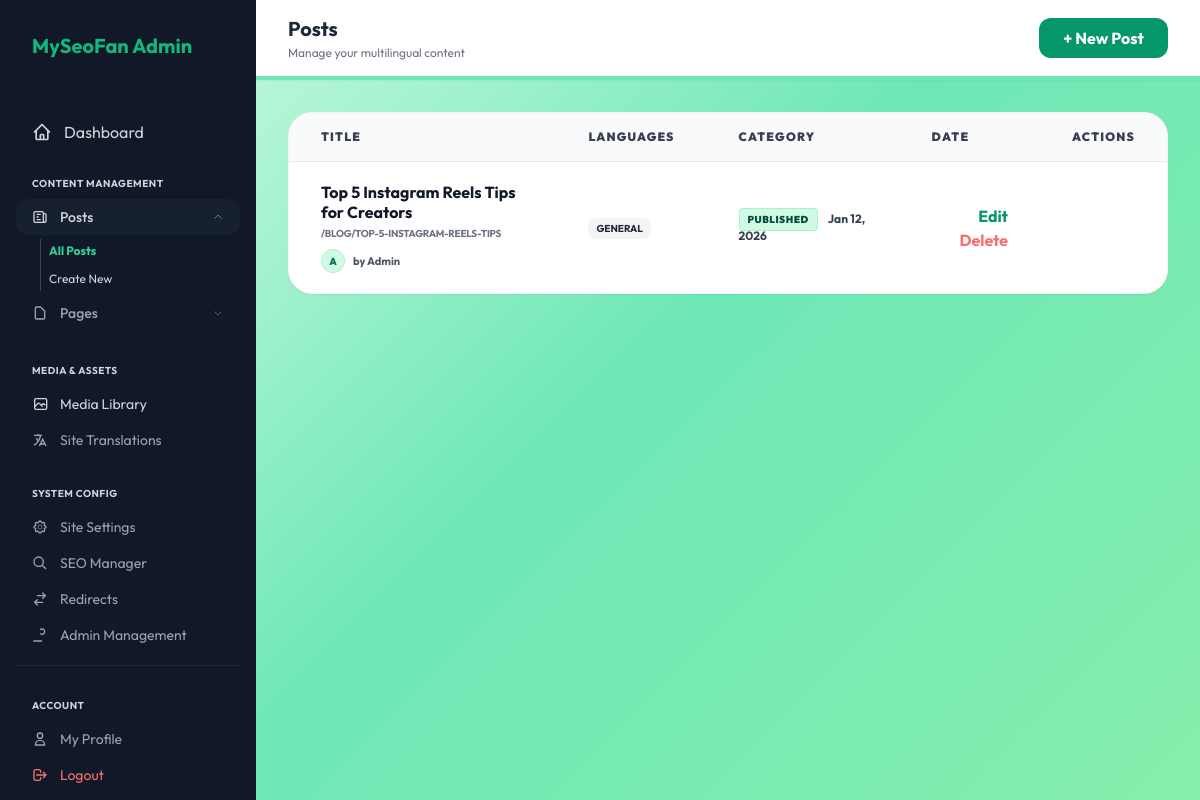
Before: /admin/blog.php (signed in) with the older database file.
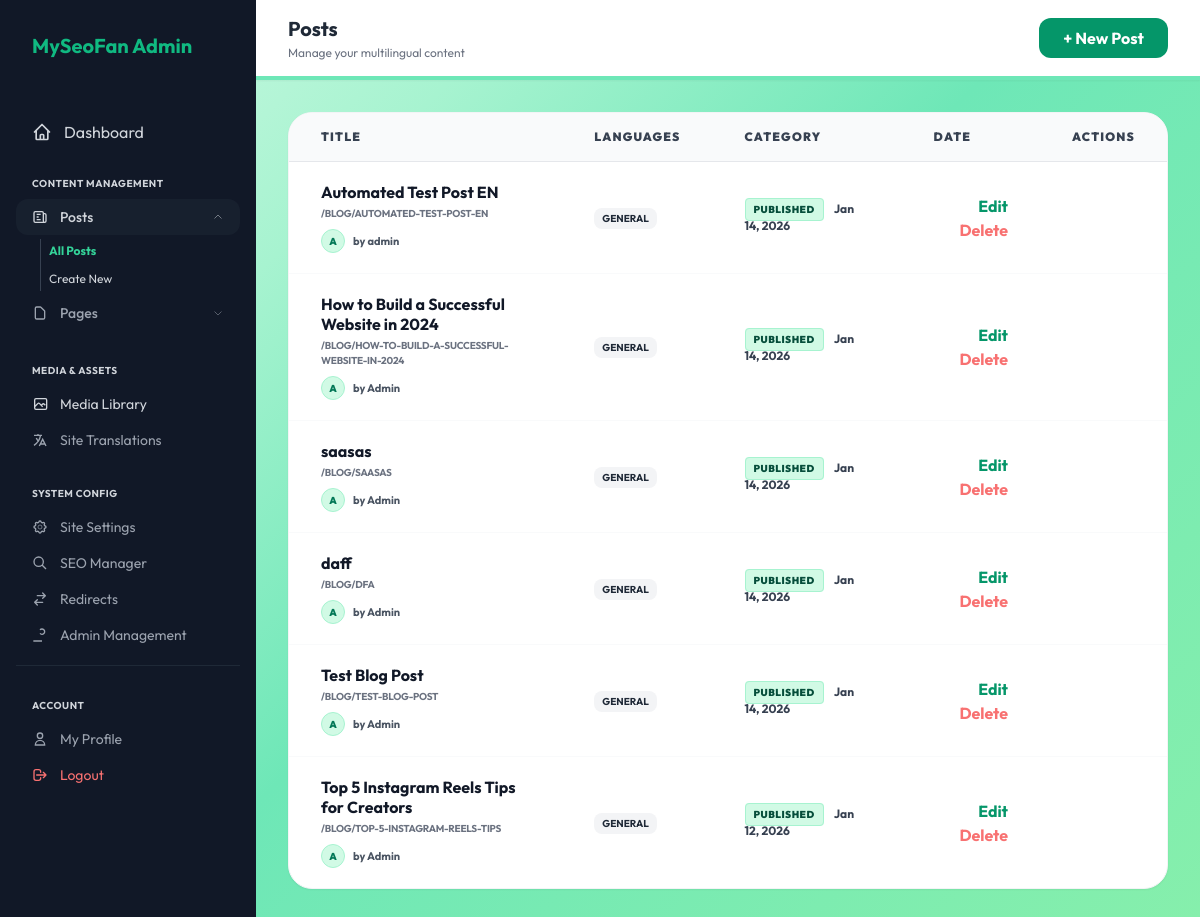
After: the same page with the newer database file.
### tables this page shows
CREATE TABLE blog_posts (id INTEGER PRIMARY KEY AUTOINCREMENT, title TEXT, slug TEXT UNIQUE, content TEXT, thumbnail TEXT, lang_code TEXT DEFAULT 'en', meta_title TEXT, meta_description TEXT, created_at DATETIME DEFAULT CURRENT_TIMESTAMP, category TEXT DEFAULT 'General', translation_group TEXT, status TEXT DEFAULT 'published', tags TEXT DEFAULT '', excerpt TEXT, author_id INTEGER);

### admin/blog.php (the view, shortened to what the rows shown need)
<?php
require_once '../includes/db.php';
$action = $_GET['action'] ?? 'list';
$id = $_GET['id'] ?? null;
if (isset($_GET['filter_lang'])) {
    $_curr_lang = $_GET['filter_lang'];
    $_SESSION['last_blog_lang'] = $_curr_lang;
} elseif (isset($_SESSION['last_blog_lang'])) {
    $_curr_lang = $_SESSION['last_blog_lang'];
} else {
    $_curr_lang = 'en';
}
$per_page = 10;
$page = (int)($_GET['page'] ?? 1);
$offset = ($page - 1) * $per_page;
if ($action === 'list') {
    $stmt = $pdo->prepare("SELECT b.*, a.username as author_name
                           FROM blog_posts b
                           LEFT JOIN admins a ON b.author_id = a.id
                           WHERE b.lang_code = ?
                           ORDER BY b.created_at DESC
                           LIMIT ? OFFSET ?");
    $stmt->execute([$_curr_lang, $per_page, $offset]);
    $posts = $stmt->fetchAll();
} elseif ($action === 'edit' && $id) {
    $stmt = $pdo->prepare("SELECT * FROM blog_posts WHERE id=?");
    $stmt->execute([$id]);
    $current_post = $stmt->fetch();
}
?>
<!DOCTYPE html>
<html lang="en">
<head>
    <script src="https://cdn.tailwindcss.com"></script>
</head>
<body class="flex">
    <?php include 'includes/sidebar.php'; ?>
    <main class="flex-1 min-h-screen">
        <div class="p-8">
            <?php if ($action === 'list'): ?>
                <div class="bg-white rounded-3xl shadow-sm border border-gray-100 overflow-hidden">
                    <table class="w-full text-left">
                        <thead class="bg-gray-50 border-b">
                            <tr>
                                <th class="px-8 py-4 text-xs font-black text-gray-700 uppercase tracking-widest">Title</th>
                                <th
                                    class="px-8 py-4 text-xs font-black text-gray-700 uppercase tracking-widest text-center">
                                    Languages</th>
                                <th class="px-8 py-4 text-xs font-black text-gray-700 uppercase tracking-widest">Category
                                </th>
                                <th class="px-8 py-4 text-xs font-black text-gray-700 uppercase tracking-widest">Date</th>
                                <th class="px-8 py-4 text-xs font-black text-gray-700 uppercase tracking-widest text-right">
                                    Actions</th>
                            </tr>
                        </thead>
                        <tbody class="divide-y divide-gray-50">
                            <?php foreach ($posts as $p): ?>
                                <tr>
                                    <td class="px-8 py-5">
                                        <div class="font-bold text-gray-900 leading-tight mb-1"><?php echo htmlspecialchars($p['title']); ?></div>
                                        <div class="text-[10px] text-gray-500 font-bold uppercase tracking-tight mb-2">
                                            /blog/<?php echo htmlspecialchars($p['slug'] ?? ''); ?></div>
                                        <div class="flex items-center gap-2">
                                            <div class="w-6 h-6 bg-emerald-100 text-emerald-700 rounded-full flex items-center justify-center text-[10px] font-black border border-emerald-200">
                                                <?php echo strtoupper(substr($p['author_name'] ?? 'A', 0, 1)); ?>
                                            </div>
                                            <span class="text-[11px] font-bold text-gray-600">by <?php echo htmlspecialchars($p['author_name'] ?? 'Admin'); ?></span>
                                        </div>
                                    </td>
                                    <td class="px-8 py-5 text-gray-700 text-sm">
                                        <span
                                            class="px-2 py-1 bg-gray-100 rounded-lg font-bold text-gray-800 text-[10px] uppercase"><?php echo htmlspecialchars($p['category'] ?? 'General'); ?></span>
                                    </td>
                                    <td class="px-8 py-5 text-gray-700 text-xs font-bold">
                                        <?php if (($p['status'] ?? 'published') === 'draft'): ?>
                                            <span
                                                class="bg-gray-200 text-gray-900 px-2 py-1 rounded text-[10px] font-black uppercase tracking-wider mr-2 border border-gray-300">Draft</span>
                                        <?php else: ?>
                                            <span
                                                class="bg-emerald-100 text-emerald-900 px-2 py-1 rounded text-[10px] font-black uppercase tracking-wider mr-2 border border-emerald-200">Published</span>
                                        <?php endif; ?>
                                        <?php echo date('M d, Y', strtotime($p['created_at'])); ?>
                                    </td>
                                    <td class="px-8 py-5 text-right space-x-2">
                                        <a href="?action=edit&id=<?php echo $p['id']; ?>"
                                            class="text-emerald-600 hover:text-emerald-800 font-bold">Edit</a>
                                        <a href="javascript:void(0);"
                                            onclick="confirmDelete('?action=delete&id=<?php echo $p['id']; ?>', 'This blog post will be permanently removed.')"
                                            class="text-red-400 hover:text-red-600 font-bold">Delete</a>
                                    </td>
                                </tr>
                            <?php endforeach; ?>
                        </tbody>
                    </table>
                </div>
            <?php endif; ?>
        </div>
    </main>
</body>
</html>

Changed rows visible on the page:
added blog_posts: title "Automated Test Post EN", slug "AUTOMATED-TEST-POST-EN", admins.username "A", admins.username "admin", category "GENERAL", status "PUBLISHED", created_at "Jan 14, 2026"
added blog_posts: title "How to Build a Successful Website in 2024", slug "HOW-TO-BUILD-A-SUCCESSFUL-WEBSITE-IN-2024", author_name "A", author_name "Admin", category "GENERAL", status "PUBLISHED", created_at "Jan 14, 2026"
added blog_posts: title "saasas", slug "SAASAS", author_name "A", author_name "Admin", category "GENERAL", status "PUBLISHED", created_at "Jan 14, 2026"
added blog_posts: title "daff", slug "DFA", author_name "A", author_name "Admin", category "GENERAL", status "PUBLISHED", created_at "Jan 14, 2026"
added blog_posts: title "Test Blog Post", slug "TEST-BLOG-POST", author_name "A", author_name "Admin", category "GENERAL", status "PUBLISHED", created_at "Jan 14, 2026"
